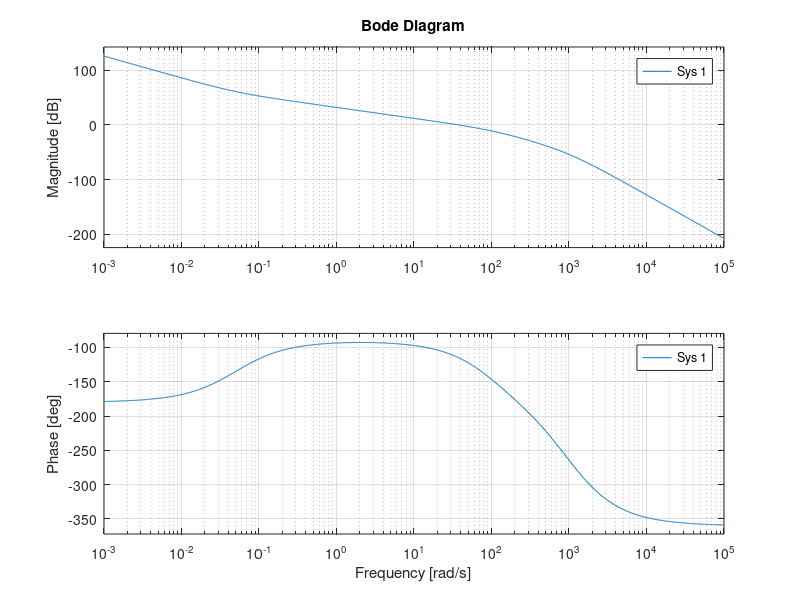
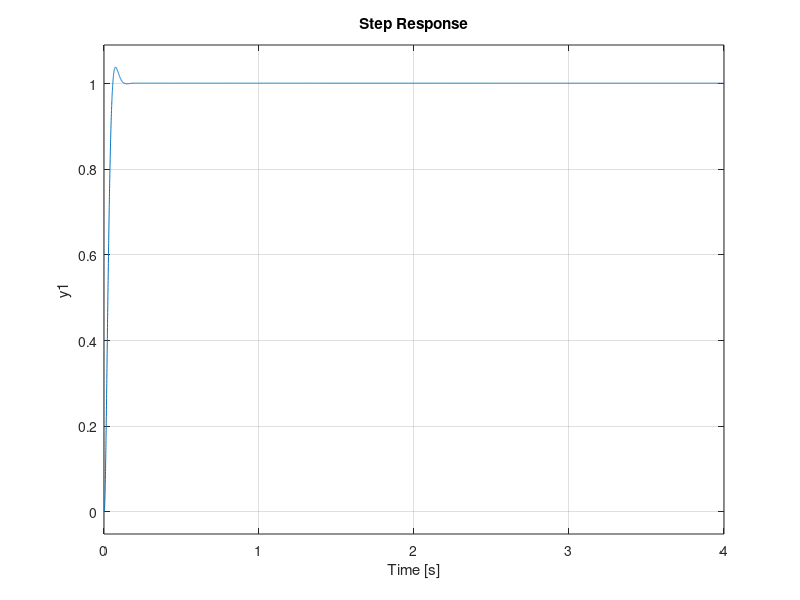

Write the MATLAB code that produced these figures, in order. (Note: this script raises an error after producing the figures.)
s = tf('s');
G = 1/(s^2 * (s^2 + s + 4));
a = 50;
T = 0.001; 

wd = 1/T; wn = 1/(T * a); wm = 1/(T * a^0.5);
K = 20;
k_p = 0.1;
C = K * (k_p + 2 * s)/(1 + s/100) * (s^2 + s + 4)/(1 + s * T)^2;
% C = K * (k_p + 2 * s)/(1 + s/300) * (1 + s * T * a)^2/(1 + s * T)^2;
H_yr = C * G /(1 + C * G);
H_yq = G / (1 + C * G);
% time = linspace(0, 10, 1000);
figure;
hold on;
bode(C * G);
figure;
[y, t] = step(H_yr, time);
step(H_yr)
S = stepinfo(y, t,'SettlingTimeThreshold',0.01);
figure;
step(H_yq);